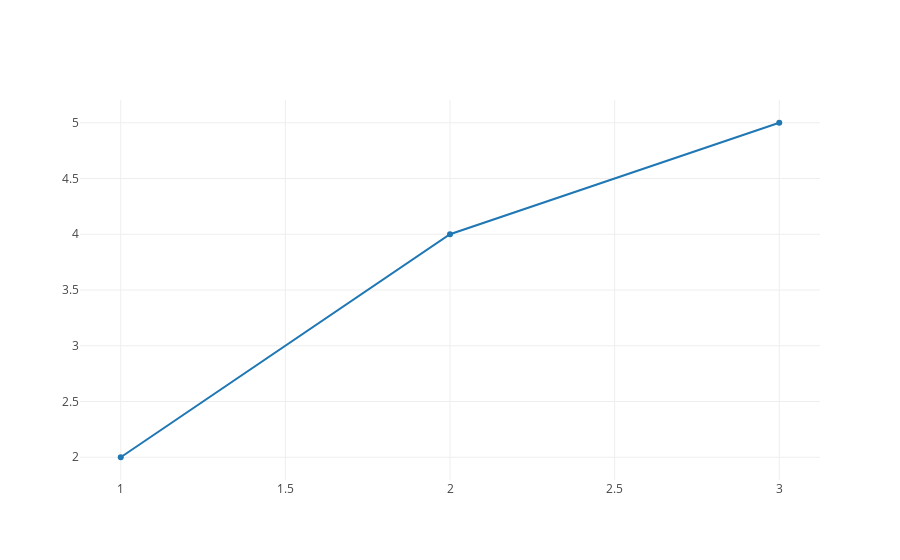

The cell this chart's notebook holds for it:
### Markdown cell above
> Uncomment and run the code below

### Code cell
trace2 = trace_values([1, 2, 3], [2, 4, 5], 'line', 'line trace')
plot({'data': [trace2]})

### Figure 1 — Plotly figure (JSON) as saved in the notebook; plotly's stock layout.template omitted (floating-point values rounded to 4 significant figures)
{"data": [{"mode": "line", "name": "line trace", "x": [1, 2, 3], "y": [2, 4, 5]}], "layout": {}}
